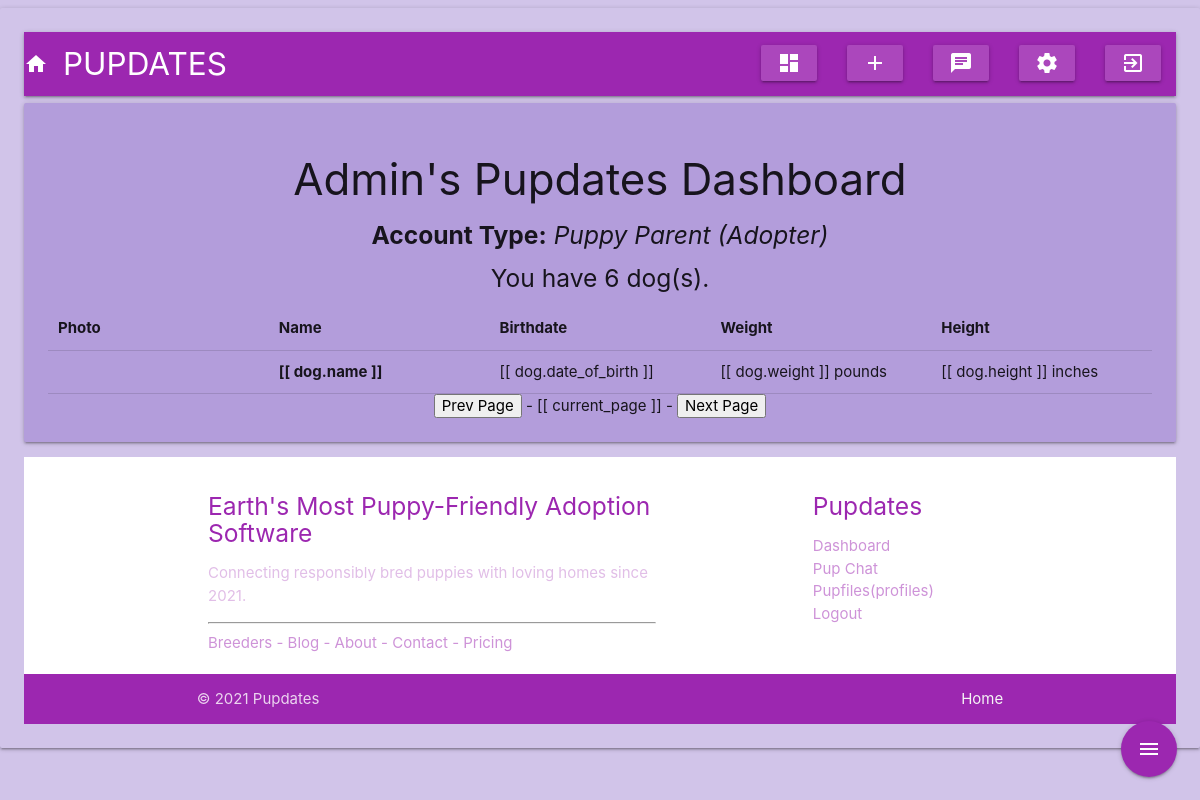
/accounts/admin/ (signed in), run on an earlier commit of the app's database.
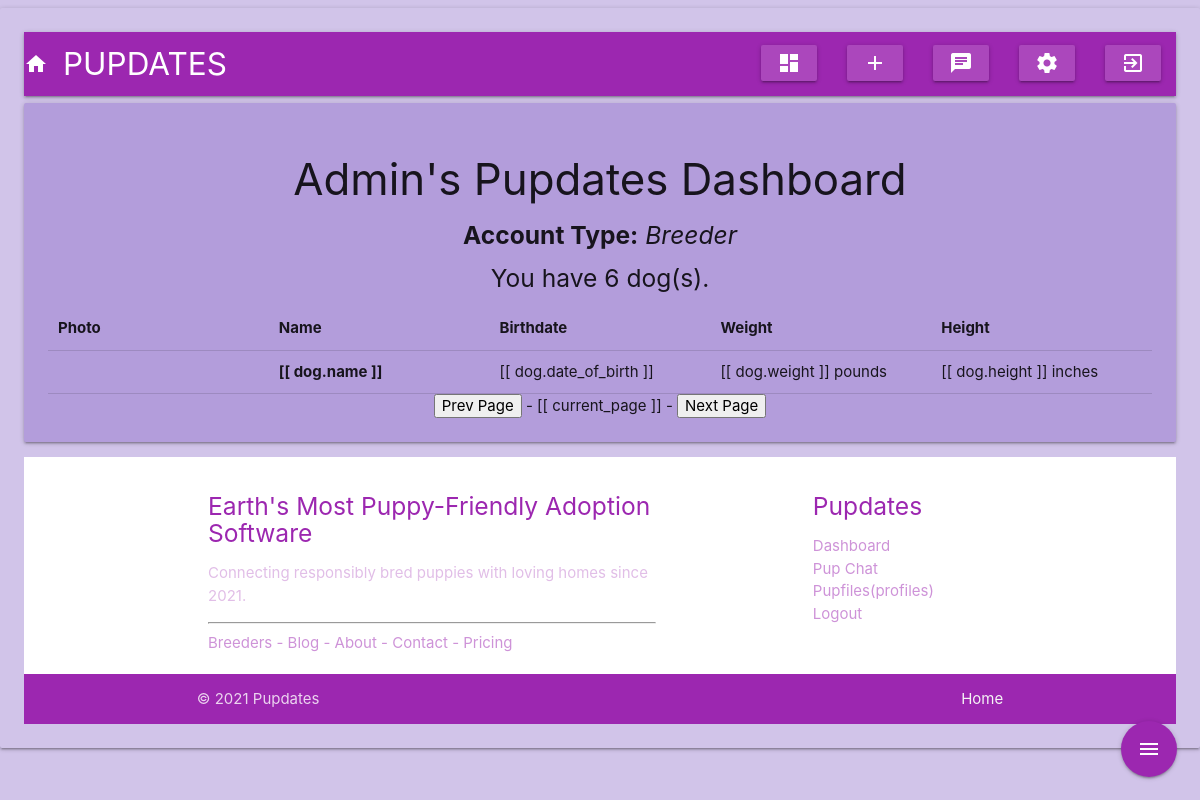
And on a later commit of the database.
### accounts/models.py (models this page shows, shortened)
class CustomUser(AbstractUser):
    BREEDER = 1
    PUPPY_PARENT = 2
    ROLE_CHOICES = (
        (BREEDER, 'Breeder'),
        (PUPPY_PARENT, 'Puppy Parent (Adopter)'),
    )
    role = models.PositiveSmallIntegerField(choices=ROLE_CHOICES, blank=True, null=True)
    number_of_dogs = models.PositiveSmallIntegerField(default=0, blank=True, null=False)

### accounts/views.py (the view)
# urls.py: path('<str:username>/', AccountDetailView.as_view(), name='dashboard'),
class AccountDetailView(DetailView):
    model = CustomUser
    template_name = 'dashboard.html'
    context_object_name = 'user_dashboard'
    def get_object(self):
        return get_object_or_404(CustomUser, username=self.kwargs['username'])

### templates/dashboard.html (shortened to what this page needs)
{% extends 'base.html' %}
{% load static %}
{% block content %}
{% if user.is_authenticated %}
  <p><h3>{{ user.username|title }}'s Pupdates Dashboard</h3></p>
  <p><h5><b>Account Type:</b> {% if user.role == 2 %}<em>Puppy Parent (Adopter) </em>{% elif user.role == 1 %}<em>Breeder </em>{% else %}<em>You have not picked an account type yet. Go to settings to pick an account type.</em>{% endif %}</p>
  <div class='dog-num'>
  <p><h5>You have {{ user.number_of_dogs }} dog(s).</h5></p>
  <table class="highlight">
      <tr>
        <th>Photo</th>
        <th>Name</th>
        <th>Birthdate</th>
        <th>Weight</th>
        <th>Height</th>
      </tr>
      <tr v-for="dog in dogs.results">
        <td><img :src='dog.photo' id='photog'></img></td>
        <td><b>[[ dog.name ]]</b></td>
        <td>[[ dog.date_of_birth ]]</td>
        <td>[[ dog.weight ]] pounds</td>
        <td>[[ dog.height ]] inches</td>
      </tr>
  </table>
      <div id="page">
          <button @click="pageprev" id="page-prev" value="prev">Prev Page</button>
          - [[ current_page ]] -
          <button @click="pagenext" id="page-next" value="next">Next Page</button>
      </div>
  </div>
<div class="fixed-action-btn">
  <a class="btn-floating btn-large purple">
    <i class="large material-icons">menu</i>
  </a>
</div>
{% else %}
  <p>You are not logged in</p>
  <a class="btn-floating btn-large purple pulse" href="{% url 'login' %}">Log In</a> |
  <a class="btn-floating btn-large indigo pulse" href="{% url 'signup' %}">Sign Up</a>
{% endif %}
{% endblock %}

### templates/base.html (shortened to what this page needs)
<!DOCTYPE html>
<html>
<head>
    {% load static %}
    <link rel="stylesheet" href="{% static 'css/site.css' %}" defer>
</head>
<body class="card-panel deep-purple lighten-4">
  <nav>
    <div class="nav-wrapper purple">
      <a href="{% url 'home' %}" class="brand-logo tooltipped purple" data-position='right' data-tooltip="Home">PUPDATES<i class="material-icons">home</i></a>
      <ul class="right hide-on-med-and-down">
        {% if user.is_authenticated %}
        <li><a href="{% url 'accounts:dashboard' user.username %}" class='btn tooltipped purple lighten-1' data-position='bottom' data-tooltip="Dashboard"><i class="material-icons">dashboard</i></a></li>
        <li><a href="{% url 'accounts:newdog' user.username %}" class='btn tooltipped purple lighten-1' data-position='bottom' data-tooltip="Add Dog"><i class="material-icons">add</i></a></li>
        <li><a href="{% url 'chat:index' %}" class='btn tooltipped purple lighten-1' data-position='bottom' data-tooltip="Chat"><i class="material-icons">chat</i></a></li>
        <li><a href="{% url 'accounts:update' %}" class='btn tooltipped purple lighten-1' data-position='bottom' data-tooltip="Settings"><i class="material-icons">settings</i></a></li>
        <li><a href="{% url 'logout' %}" class='btn tooltipped purple lighten-1' data-position='bottom' data-tooltip="Logout"><i class="material-icons">exit_to_app</i></a></li>
        {% else %}
        <li><a href="{% url 'login' %}" class='btn tooltipped purple lighten-1' data-position='bottom' data-tooltip="Login"><i class="material-icons">exit_to_app</i></a></li>
        {% endif %}
      </ul>
    </div>
  </nav>
  <main>
  <div class="center card-panel deep-purple lighten-3">
    {% block content %}
    {% endblock %}
  </div>
  </main>
        <footer class="white page-footer">
          <div class="container">
            <div class="row">
              <div class="col l7 s12">
                <h5 class="purple-text">Earth's Most Puppy-Friendly Adoption Software</h5>
                <p class="purple-text text-lighten-4">Connecting responsibly bred puppies with loving homes since 2021.</p>
                <hr>
                  <a class="purple-text text-lighten-3" href="{% url 'breeders' %}">Breeders - </a>
                  <a class="purple-text text-lighten-3" href="{% url 'blog' %}">Blog - </a>
                  <a class="purple-text text-lighten-3" href="{% url 'about' %}">About - </a>
                  <a class="purple-text text-lighten-3" href="{% url 'contact' %}">Contact - </a>
                  <a class="purple-text text-lighten-3" href="{% url 'pricing' %}">Pricing</a>
              </div>
              <div class="col l3 offset-l2 s12">
                <h5 class="purple-text">Pupdates</h5>
                <ul>
                  {% if user.is_authenticated %}
                  <li><a class="purple-text text-lighten-3" href="{% url 'accounts:dashboard' user.username %}">Dashboard</a></li>
                  <li><a class="purple-text text-lighten-3" href="{% url 'chat:index' %}">Pup Chat</a></li>
                  <li><a class="purple-text text-lighten-3" href="#!">Pupfiles(profiles)</a></li>
                  <li><a class="purple-text text-lighten-3" href="{% url 'logout' %}">Logout</a></li>
                  {% else %}
                  <li><a class="purple-text text-lighten-3" href="{% url 'login' %}">Login</a></li>
                  {% endif %}
                </ul>
              </div>
            </div>
          </div>
          <div class="purple footer-copyright">
            <div class="container">
            © 2021 Pupdates
            <a class="grey-text text-lighten-4 right" href="{% url 'home' %}">Home</a>
            </div>
          </div>
        </footer>
</body>
</html>

What changed in the data, as far as the page shows it:
changed CustomUser "Admin": role 2 → 1 (drawn)
Also different on the page:
text no longer shown: "Puppy Parent (Adopter)"
text now shown: "Breeder"
